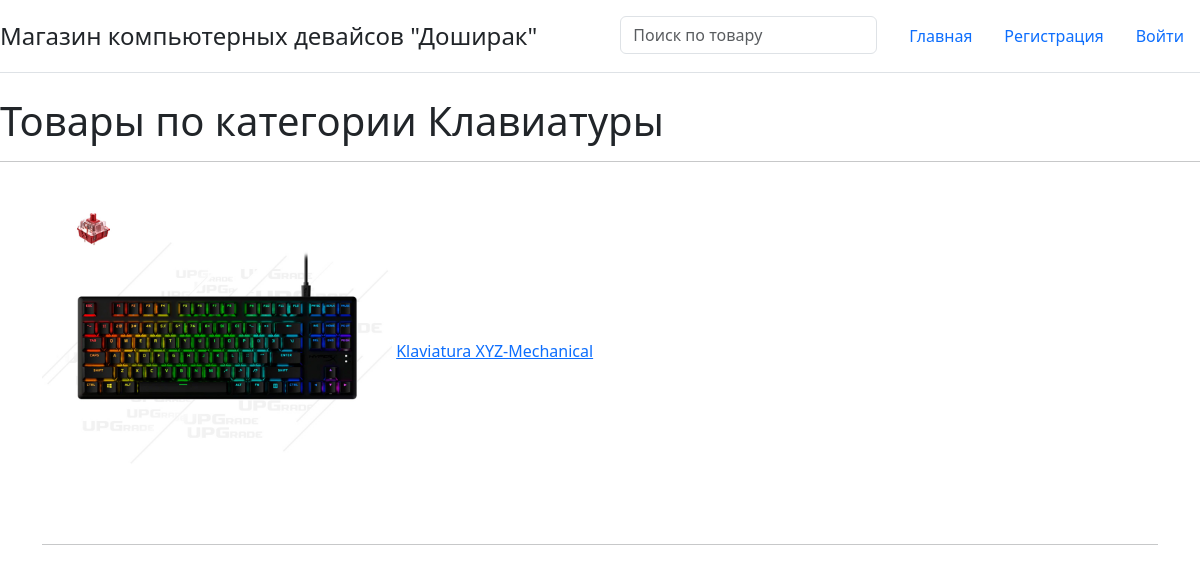
Page /category/1 on the committed database.
### index/models.py (models this page shows, shortened)
class Category(models.Model):
    category_name = models.CharField(max_length=32)
    added_date = models.DateTimeField(auto_now_add=True)
    def __str__(self):
        return str(self.category_name)

class Product(models.Model):
    pr_name = models.CharField(max_length=128)
    pr_des = models.TextField()
    pr_price = models.FloatField()
    pr_count = models.IntegerField()
    pr_photo = models.ImageField(upload_to='media')
    pr_category = models.ForeignKey(Category, on_delete=models.CASCADE)

### index/views.py (the view)
# urls.py: path('category/<int:pk>', views.category_page),
def category_page(request, pk):
    category = Category.objects.get(id=pk)
    products = Product.objects.filter(pr_category=category)
    context = {'category': category, 'products': products}
    return render(request, 'category.html', context)

### index/templates/category.html (shortened to what this page needs)
<!DOCTYPE html>
<html lang="ru">
<link rel="stylesheet" href="https://cdn.jsdelivr.net/npm/bootstrap@5.3.3/dist/css/bootstrap.min.css">
<head>
</head>
<body>
<header class="d-flex flex-wrap justify-content-center py-3 mb-4 border-bottom">
      <a href="/" class="d-flex align-items-center mb-3 mb-md-0 me-md-auto text-dark text-decoration-none">
        <span class="fs-4">Магазин компьютерных девайсов "Доширак"</span>
      </a>
        <form method="post" action="/search" class="col-12 col-lg-auto mb-3 mb-lg-0 me-lg-3">
          <input type="search" class="form-control form-control-dark" placeholder="Поиск по товару" name="search_product" aria-label="Search">
        </form>
      <ul class="nav nav-pills">
        <li class="nav-item"><a href="/" class="nav-link" aria-current="page">Главная</a></li>
          {% if user.is_authenticated %}
          <li class="nav-item"><a href="/cart" class="nav-link">Корзина</a></li>
          <li class="nav-item"><a href="/logout" class="nav-link">Выйти</a></li>
          {% else %}
          <li class="nav-item"><a href="/register" class="nav-link">Регистрация</a></li>
          <li class="nav-item"><a href="/accounts/login" class="nav-link">Войти</a></li>
          {% endif %}
      </ul>
</header>
<h1>Товары по категории {{ category }}</h1>
<hr>
{% for p in products %}
<div class="container">
    <img src="{{ p.pr_photo.url }}" alt="" width="350" height="350">
    <a href="/product/{{ p.id }}">{{ p.pr_name }}</a>
    <hr>
</div>
<br>
{% endfor %}
</body>
</html>

### rows in the picture
Category: category_name "Клавиатуры"
Product: pr_photo (picture), pr_name "Klaviatura XYZ-Mechanical"
